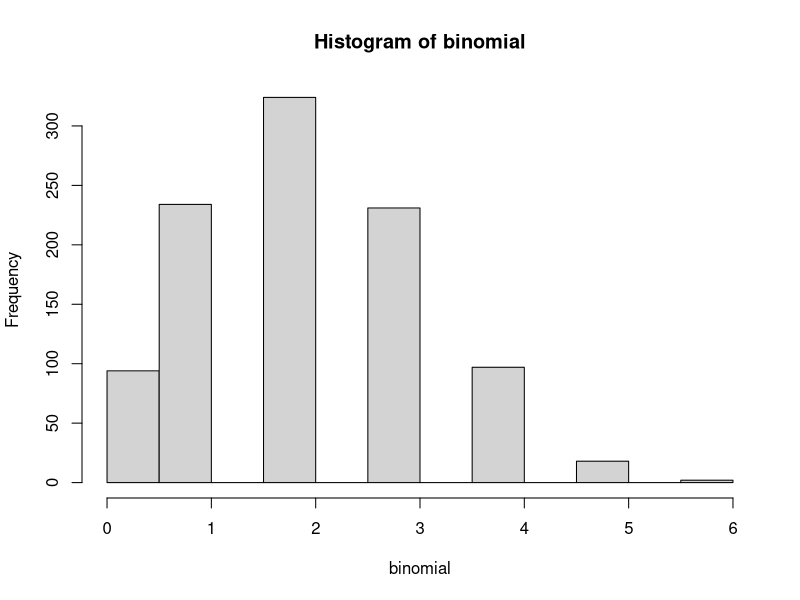

Recreate this plot in R.
#********************************************************#
# www.metodosexatos.com                                  #
# Prof.Ms. André Santos | andre@metodosexatos.com.br     #
# Curso Análise Bayesiana com R                          #
# MODELOS PROBABILÍSTICOS DISCRETOS                      #
# Data: 26/09/2019                                       #
#********************************************************#

# Distribuição Binomial

# Densidade de probabilidade para x = 2, n = 7 e teta = 0.3
dbinom(x = 2, size = 7, prob = 0.3)

# Probabilidade acumulada p(X<=2)
pbinom(q = 2, size = 7, prob = 0.3)

# Probabilidade acumulada p(X>2)
1-pbinom(q = 2, size = 7, prob = 0.3)

# Quantil x100q que satisfaz P(X<=x100q) = 0.4
qbinom(p = 0.4, size = 7, prob = 0.3)

# Uma amostra aleatória com 12 elementos
a <- 7      # valores de 0 a n, para cada elemento da amostra
b <- 1000   # total de elementos na amostra
c <- 0.3    # probabilidade para um único caso
binomial <- rbinom(n = b, size = a, prob = c)

# Representação gráfica da distribuição binomial
hist(binomial)

